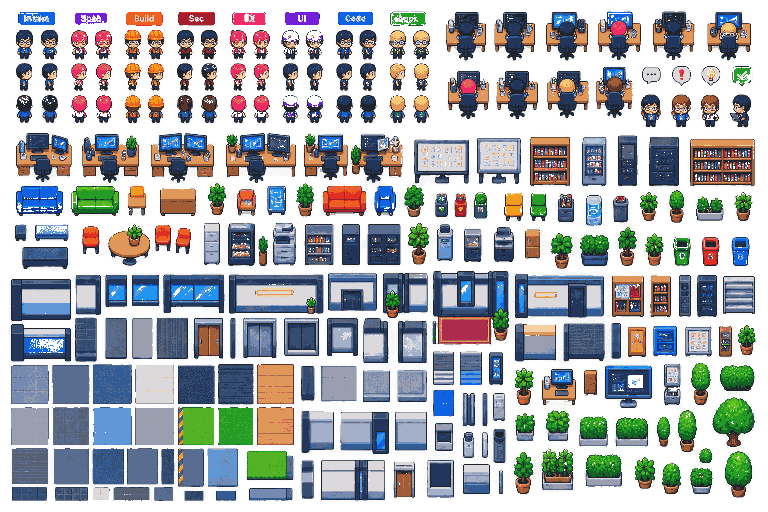
#> input picture factory/assets/pixel-office-2/PixelOfficeAssets.png, 768 x 512 px
$ python build_atlas.py
#> lines starting #> are read from the running program, lines starting #| are printed output that depends on the picture
"""Rebuild the coordinate atlas from the untouched user-supplied 768x512 PNG.
Requires Pillow. No resampling or generated artwork; strips contaminated alpha.
"""
import json
from pathlib import Path
from PIL import Image
ROOT = Path(__file__).resolve().parent
ROLES = ['intake','spec-writer','builder','review-security','review-ux','review-ui','review-code','approver']
BOXES = {
    'intake': (14,29,23,34), 'spec-writer': (72,29,23,34),
    'builder': (123,29,24,34), 'review-security': (175,29,23,34),
    'review-ux': (226,29,24,34), 'review-ui': (282,62,23,33),
    'review-code': (333,29,23,34), 'approver': (386,29,24,34),
    'desk': (8,132,66,47), 'deskDual': (146,132,69,47),
    'deskPlant': (77,132,65,47), 'sofaBlue': (13,182,52,35),
    'sofaGreen': (70,182,52,35), 'table': (155,182,46,35),
    'meetingTable': (104,223,51,45), 'plant': (204,179,27,43),
    'plantTall': (407,220,27,48), 'shelf': (527,135,44,50),
    'server': (616,134,26,52), 'vending': (580,134,29,51),
    'cooler': (583,184,27,43), 'board': (415,135,56,47),
    'chair': (126,181,27,35), 'printer': (491,224,29,44),
    'window': (168,277,53,39), 'wall': (230,278,77,37),
    'door': (194,321,28,40), 'floorWood': (260,369,29,31),
    'floorTile': (14,370,31,31),
    # Borderless interior of the dark slate tile; prevents repeated black grout
    # lines when the corridor material is tiled across the whole circulation shell.
    'floorCorridor': (55,374,24,24),
    'cabinet': (321,278,58,40),
    # Lounge decor: small potted plants and armchairs (measured from the source sheet).
    'plantSmall': (208,183,18,32), 'plantPot': (297,184,17,32),
    'armchairOrange': (237,190,19,25), 'armchairBlue': (375,186,21,30),
    # Speech/thought bubbles beside the desk sprites: thinking, found something, idea, done.
    'bubbleThink': (642,67,18,17), 'bubbleAlert': (672,66,19,20),
    'bubbleIdea': (702,66,18,19), 'bubbleDone': (733,66,18,20),
}
source=Image.open(ROOT/'PixelOfficeAssets.png').convert('RGBA')
#> source is the input picture: PIL image 768x512 RGBA; mean R, G, B, A 65.2, 67.6, 73.4, 126.8
assert source.size == (768,512), 'Use the original-resolution source PNG'
# The supplied sheet has colored RGB in transparent pixels and alpha 1..17
# fringes. Binary alpha preserves crisp source pixels without neon halos.
clean=Image.new('RGBA', source.size)
#> clean: PIL image 768x512 RGBA; every value is 0
clean.putdata([(r,g,b,255) if a >= 200 else (0,0,0,0) for r,g,b,a in source.getdata()])
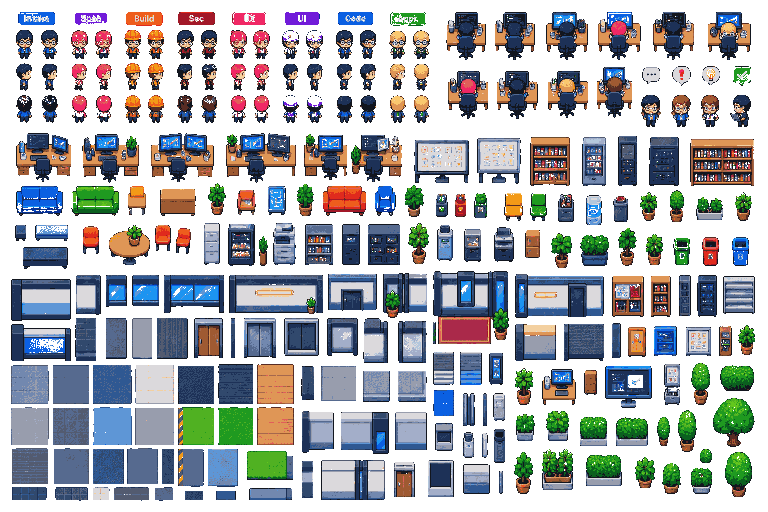
#> clean: PIL image 768x512 RGBA; mean R, G, B, A 47.2, 50.6, 54, 126.3; transparent parts drawn white
clean.save(ROOT/'office-atlas-assets.png')
sprites={k:dict(zip(['x','y','w','h'],v)) for k,v in BOXES.items()}
manifest={'source':'PixelOfficeAssets.png','image':'office-atlas-assets.png','sourceSize':{'width':768,'height':512},
 'alphaThreshold':200,'sprites':sprites,'characters':{k:k for k in ROLES},
 'substitutions':['UI uses its intact side-facing pose because the front/back hat pixels are incomplete.',
 'A single complete standing pose per role is used; walking is translation with a one-pixel bob, not invented animation frames.',
 'The meeting table reuses the supplied rectangular coffee table at proportional scale; no occupied desk sprites are used.']}
(ROOT/'atlas.json').write_text(json.dumps(manifest,indent=2)+'\n')
(ROOT.parent.parent/'sprite-atlas.js').write_text('// Generated by assets/pixel-office-2/build_atlas.py. Source coordinates, never a background image.\n'
 + 'export const ATLAS_URL = new URL(\'./assets/pixel-office-2/office-atlas-assets.png\', import.meta.url).href;\n'
 + 'export const SPRITES = Object.freeze('+json.dumps(sprites,indent=2)+');\n'
 + 'export const CHARACTER_FOR = Object.freeze('+json.dumps(manifest['characters'],indent=2)+');\n')
